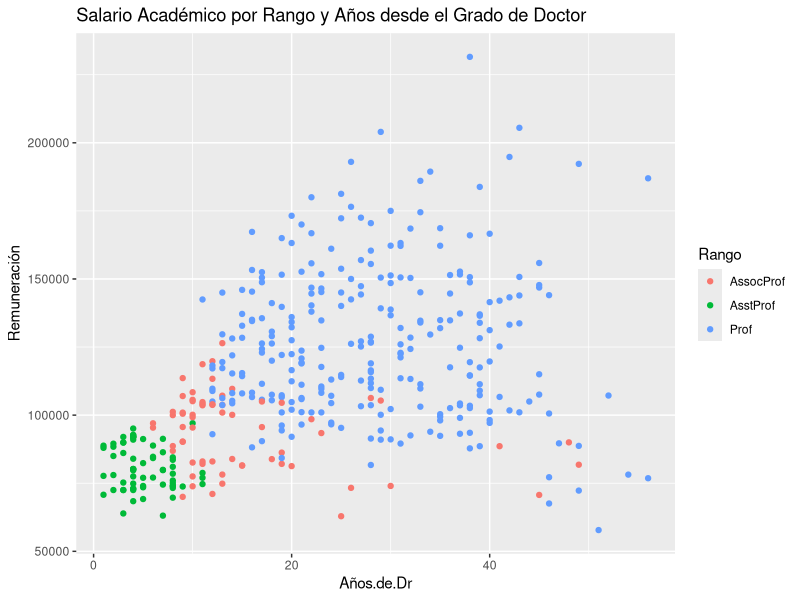

Generate this figure with R:
# Rscript tres.variables.r

# Cargando libreria.
library(ggplot2)

# Lee datos del archivo .csv 
datos <- read.csv("salarios.csv")

# Gráfica  Años de Experiencia Vs. Remuneración y el Color representando el Rango

pdf(file="Tres_Variables.pdf")
png("Tres_Variables.png")

ggplot( datos, 
        aes(x = Años.de.Dr, 
	   y = Remuneración,
	   color = Rango) ) +
  geom_point() + 
  labs(title = "Salario Académico por Rango y Años desde el Grado de Doctor")

dev.off()

# REFERENCIAS
# Oscar Núñez Mori. Jaén, 10-Jul-2024. Basado en:
# - Kabacoff. R. (s.f.) Modern Data Visualization with R. Chap. 6.
#   https://rkabacoff.github.io/datavis/Multivariate.html
#   https://github.com/Rkabacoff/datavis_support
# - Fox J. and Weisberg, S. (2011) An R Companion to Applied Regression, 2nd. Sage.
#   https://www.rdocumentation.org/packages/carData/versions/3.0-1/topics/Salaries


